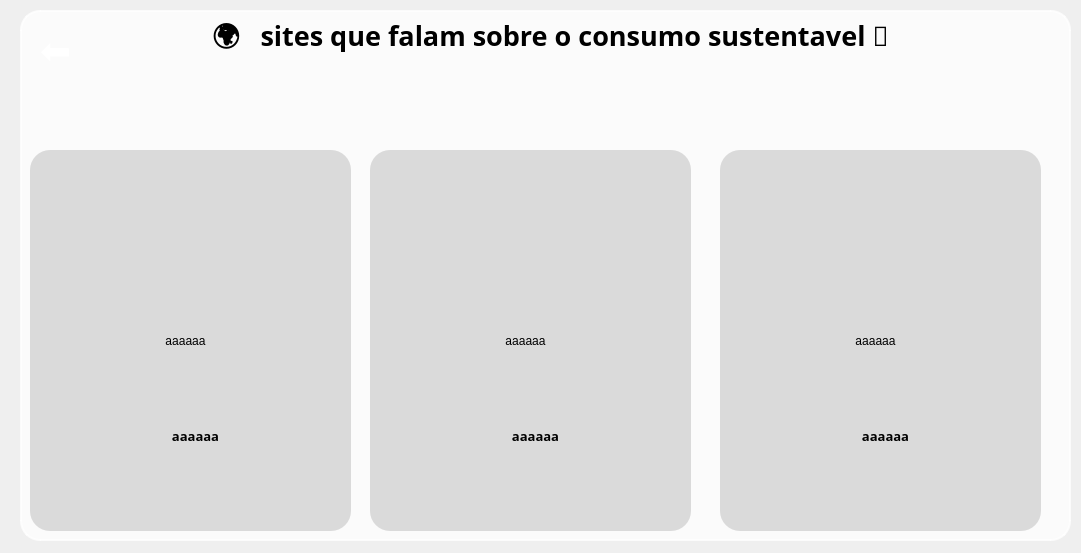
<?xml version="1.0" encoding="UTF-8"?>
<ui version="4.0">
 <class>MainWindow</class>
 <widget class="QMainWindow" name="MainWindow">
  <property name="geometry">
   <rect>
    <x>0</x>
    <y>0</y>
    <width>1081</width>
    <height>553</height>
   </rect>
  </property>
  <property name="windowTitle">
   <string>MainWindow</string>
  </property>
  <widget class="QWidget" name="centralwidget">
   <widget class="QLabel" name="label">
    <property name="geometry">
     <rect>
      <x>-9</x>
      <y>0</y>
      <width>1151</width>
      <height>591</height>
     </rect>
    </property>
    <property name="text">
     <string/>
    </property>
    <property name="pixmap">
     <pixmap>imagens/calculadoraBot.png</pixmap>
    </property>
    <property name="scaledContents">
     <bool>true</bool>
    </property>
   </widget>
   <widget class="QLabel" name="label_6">
    <property name="geometry">
     <rect>
      <x>20</x>
      <y>10</y>
      <width>1051</width>
      <height>531</height>
     </rect>
    </property>
    <property name="styleSheet">
     <string notr="true">QWidget {
    background-color: rgba(255, 255, 255, 191); /* branco com 75% de opacidade */
    border: 2px solid rgba(255, 255, 255, 191); /* borda branca com 75% de opacidade */
    border-radius: 20px; /* borda arredondada */
}</string>
    </property>
    <property name="text">
     <string/>
    </property>
    <property name="margin">
     <number>102</number>
    </property>
   </widget>
   <widget class="QLabel" name="label_10">
    <property name="geometry">
     <rect>
      <x>370</x>
      <y>150</y>
      <width>321</width>
      <height>381</height>
     </rect>
    </property>
    <property name="styleSheet">
     <string notr="true">border-radius: 20px; 
 background-color:rgb(218, 218, 218);
</string>
    </property>
    <property name="text">
     <string/>
    </property>
   </widget>
   <widget class="QLabel" name="site2">
    <property name="geometry">
     <rect>
      <x>380</x>
      <y>150</y>
      <width>301</width>
      <height>181</height>
     </rect>
    </property>
    <property name="styleSheet">
     <string notr="true">border-radius: 20px;
background-color: rgba(0, 0, 0, 0); /* totalmente transparente */</string>
    </property>
    <property name="text">
     <string/>
    </property>
    <property name="scaledContents">
     <bool>false</bool>
    </property>
    <property name="alignment">
     <set>Qt::AlignCenter</set>
    </property>
   </widget>
   <widget class="QLabel" name="site3">
    <property name="geometry">
     <rect>
      <x>730</x>
      <y>150</y>
      <width>301</width>
      <height>181</height>
     </rect>
    </property>
    <property name="styleSheet">
     <string notr="true">border-radius: 20px;
background-color: rgba(0, 0, 0, 0); /* totalmente transparente */</string>
    </property>
    <property name="text">
     <string/>
    </property>
    <property name="scaledContents">
     <bool>false</bool>
    </property>
    <property name="alignment">
     <set>Qt::AlignCenter</set>
    </property>
   </widget>
   <widget class="QLabel" name="label_11">
    <property name="geometry">
     <rect>
      <x>720</x>
      <y>150</y>
      <width>321</width>
      <height>381</height>
     </rect>
    </property>
    <property name="styleSheet">
     <string notr="true">border-radius: 20px; 
 background-color:rgb(218, 218, 218);
</string>
    </property>
    <property name="text">
     <string/>
    </property>
   </widget>
   <widget class="QLabel" name="label_12">
    <property name="geometry">
     <rect>
      <x>30</x>
      <y>150</y>
      <width>321</width>
      <height>381</height>
     </rect>
    </property>
    <property name="styleSheet">
     <string notr="true">border-radius: 20px; 
 background-color:rgb(218, 218, 218);
</string>
    </property>
    <property name="text">
     <string/>
    </property>
   </widget>
   <widget class="QLabel" name="site1">
    <property name="geometry">
     <rect>
      <x>50</x>
      <y>150</y>
      <width>291</width>
      <height>181</height>
     </rect>
    </property>
    <property name="styleSheet">
     <string notr="true">border-radius: 20px;
background-color: rgba(0, 0, 0, 0); /* totalmente transparente */</string>
    </property>
    <property name="text">
     <string/>
    </property>
    <property name="scaledContents">
     <bool>false</bool>
    </property>
    <property name="alignment">
     <set>Qt::AlignCenter</set>
    </property>
   </widget>
   <widget class="QLabel" name="label_19">
    <property name="geometry">
     <rect>
      <x>110</x>
      <y>-40</y>
      <width>881</width>
      <height>161</height>
     </rect>
    </property>
    <property name="font">
     <font>
      <family>Segoe UI Black</family>
      <pointsize>20</pointsize>
      <weight>75</weight>
      <italic>false</italic>
      <bold>true</bold>
      <underline>false</underline>
      <strikeout>false</strikeout>
     </font>
    </property>
    <property name="frameShape">
     <enum>QFrame::NoFrame</enum>
    </property>
    <property name="text">
     <string>🌍   sites que falam sobre o consumo sustentavel 🌿</string>
    </property>
    <property name="alignment">
     <set>Qt::AlignCenter</set>
    </property>
    <property name="wordWrap">
     <bool>true</bool>
    </property>
   </widget>
   <widget class="QLabel" name="link1">
    <property name="geometry">
     <rect>
      <x>70</x>
      <y>320</y>
      <width>231</width>
      <height>41</height>
     </rect>
    </property>
    <property name="styleSheet">
     <string notr="true"/>
    </property>
    <property name="text">
     <string>aaaaaa</string>
    </property>
    <property name="alignment">
     <set>Qt::AlignCenter</set>
    </property>
   </widget>
   <widget class="QLabel" name="link2">
    <property name="geometry">
     <rect>
      <x>410</x>
      <y>320</y>
      <width>231</width>
      <height>41</height>
     </rect>
    </property>
    <property name="styleSheet">
     <string notr="true"/>
    </property>
    <property name="text">
     <string>aaaaaa</string>
    </property>
    <property name="alignment">
     <set>Qt::AlignCenter</set>
    </property>
   </widget>
   <widget class="QLabel" name="link3">
    <property name="geometry">
     <rect>
      <x>760</x>
      <y>320</y>
      <width>231</width>
      <height>41</height>
     </rect>
    </property>
    <property name="styleSheet">
     <string notr="true"/>
    </property>
    <property name="text">
     <string>aaaaaa</string>
    </property>
    <property name="alignment">
     <set>Qt::AlignCenter</set>
    </property>
   </widget>
   <widget class="QLabel" name="textos1">
    <property name="geometry">
     <rect>
      <x>50</x>
      <y>350</y>
      <width>291</width>
      <height>171</height>
     </rect>
    </property>
    <property name="font">
     <font>
      <family>Segoe UI Black</family>
      <pointsize>10</pointsize>
      <weight>75</weight>
      <bold>true</bold>
     </font>
    </property>
    <property name="styleSheet">
     <string notr="true"/>
    </property>
    <property name="text">
     <string>aaaaaa</string>
    </property>
    <property name="alignment">
     <set>Qt::AlignCenter</set>
    </property>
    <property name="wordWrap">
     <bool>true</bool>
    </property>
   </widget>
   <widget class="QLabel" name="texto2">
    <property name="geometry">
     <rect>
      <x>390</x>
      <y>350</y>
      <width>291</width>
      <height>171</height>
     </rect>
    </property>
    <property name="font">
     <font>
      <family>Segoe UI Black</family>
      <pointsize>10</pointsize>
      <weight>75</weight>
      <bold>true</bold>
     </font>
    </property>
    <property name="styleSheet">
     <string notr="true"/>
    </property>
    <property name="text">
     <string>aaaaaa</string>
    </property>
    <property name="alignment">
     <set>Qt::AlignCenter</set>
    </property>
    <property name="wordWrap">
     <bool>true</bool>
    </property>
   </widget>
   <widget class="QLabel" name="texto3">
    <property name="geometry">
     <rect>
      <x>740</x>
      <y>350</y>
      <width>291</width>
      <height>171</height>
     </rect>
    </property>
    <property name="font">
     <font>
      <family>Segoe UI Black</family>
      <pointsize>10</pointsize>
      <weight>75</weight>
      <bold>true</bold>
     </font>
    </property>
    <property name="styleSheet">
     <string notr="true"/>
    </property>
    <property name="text">
     <string>aaaaaa</string>
    </property>
    <property name="alignment">
     <set>Qt::AlignCenter</set>
    </property>
    <property name="wordWrap">
     <bool>true</bool>
    </property>
   </widget>
   <widget class="QLabel" name="textoE">
    <property name="geometry">
     <rect>
      <x>80</x>
      <y>60</y>
      <width>951</width>
      <height>101</height>
     </rect>
    </property>
    <property name="font">
     <font>
      <family>Segoe UI Black</family>
      <pointsize>12</pointsize>
      <weight>75</weight>
      <bold>true</bold>
     </font>
    </property>
    <property name="text">
     <string/>
    </property>
    <property name="alignment">
     <set>Qt::AlignCenter</set>
    </property>
    <property name="wordWrap">
     <bool>true</bool>
    </property>
   </widget>
   <widget class="QPushButton" name="pushButton_voltar">
    <property name="geometry">
     <rect>
      <x>20</x>
      <y>10</y>
      <width>71</width>
      <height>81</height>
     </rect>
    </property>
    <property name="font">
     <font>
      <pointsize>28</pointsize>
     </font>
    </property>
    <property name="styleSheet">
     <string notr="true">QPushButton {
    background-color: transparent;
    color: white;
    border: none;
    border-radius: 20px;
    padding: 10px;
}
QPushButton:hover {
    background-color: rgba(255, 255, 255, 30); /* leve brilho no hover */
}
QPushButton:pressed {
    background-color: rgba(255, 255, 255, 60); /* leve brilho no clique */
}
</string>
    </property>
    <property name="text">
     <string>⬅️</string>
    </property>
   </widget>
   <zorder>label</zorder>
   <zorder>label_6</zorder>
   <zorder>label_10</zorder>
   <zorder>site2</zorder>
   <zorder>label_11</zorder>
   <zorder>label_12</zorder>
   <zorder>site1</zorder>
   <zorder>site3</zorder>
   <zorder>label_19</zorder>
   <zorder>link1</zorder>
   <zorder>link2</zorder>
   <zorder>link3</zorder>
   <zorder>textos1</zorder>
   <zorder>texto2</zorder>
   <zorder>texto3</zorder>
   <zorder>textoE</zorder>
   <zorder>pushButton_voltar</zorder>
  </widget>
 </widget>
 <resources/>
 <connections/>
</ui>
